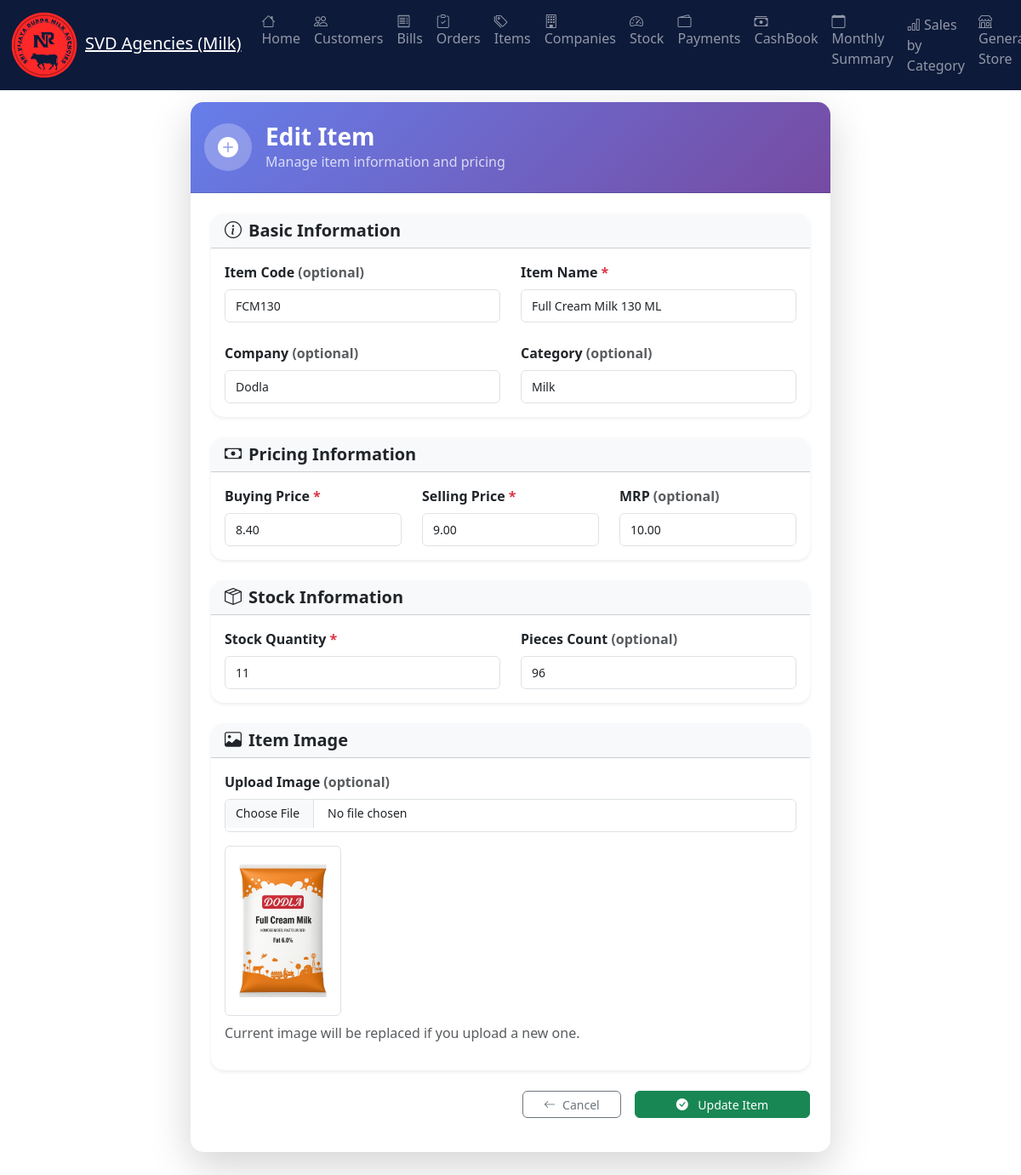
Page /milk_agency/edit-item/1/ (signed in) on the earlier database version.
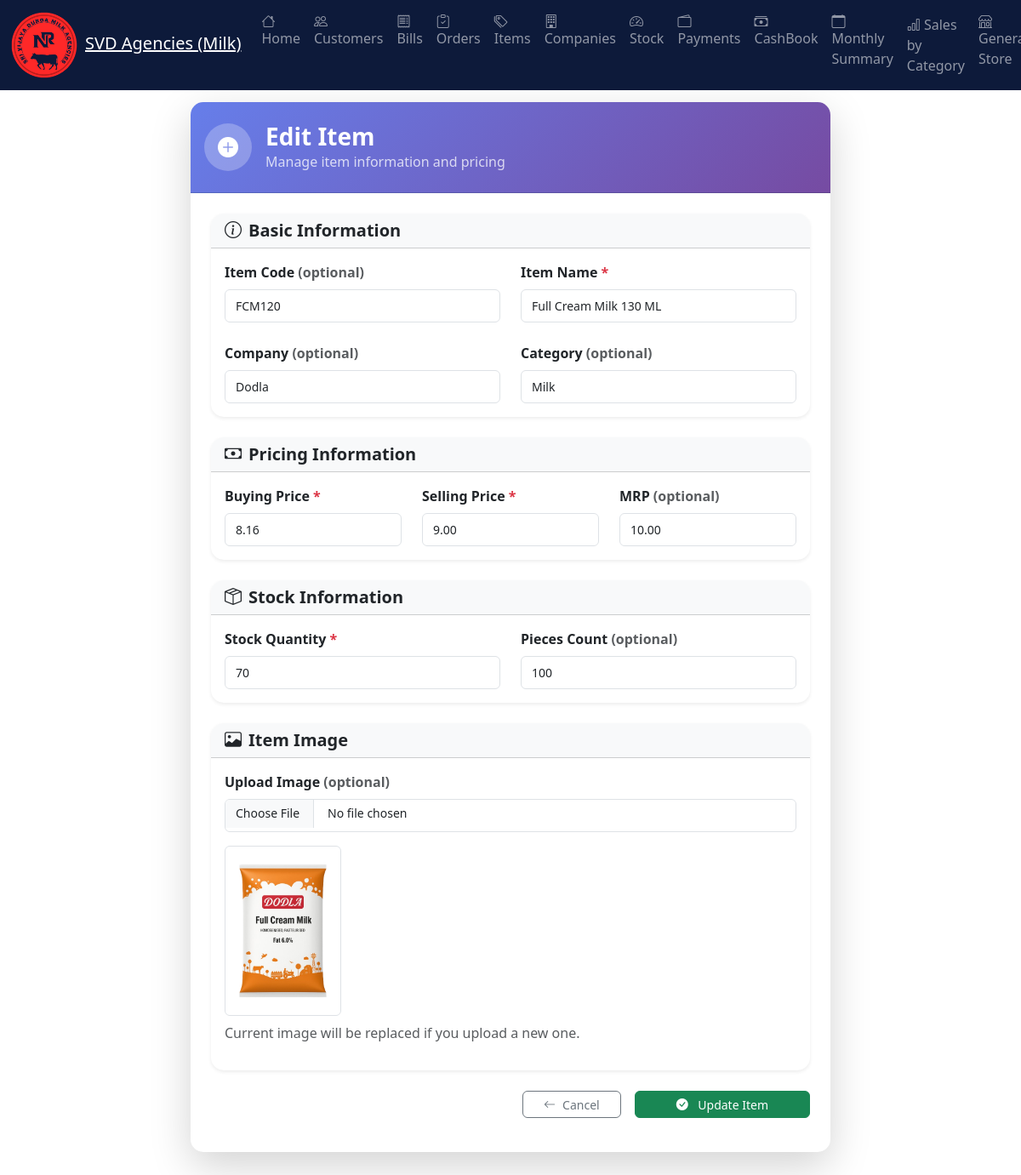
Same page on the later database version.
### milk_agency/models.py (models this page shows, shortened)
class Item(models.Model):
    code = models.CharField(max_length=50, unique=True, blank=True, null=True, help_text='Unique item code')
    name = models.CharField(max_length=255)
    company = models.CharField(max_length=255, blank=True)
    category = models.CharField(max_length=100, blank=True, null=True)
    buying_price = models.DecimalField(max_digits=10, decimal_places=2, default=0)
    selling_price = models.DecimalField(max_digits=10, decimal_places=2, default=0)
    mrp = models.DecimalField(max_digits=10, decimal_places=2, default=0, help_text='Maximum Retail Price')
    stock_quantity = models.IntegerField(default=0)
    pcs_count = models.IntegerField(default=0, help_text='Number of pieces per unit')
    image = models.ImageField(upload_to='items_saved/', blank=True, null=True)
    frozen = models.BooleanField(default=False, help_text='If true, item is frozen and not displayed in app except items dashboard')

### milk_agency/views_items.py (the view)
# urls.py: path('edit-item/<int:item_id>/', views_items.edit_item, name='edit_item'),
@login_required
def edit_item(request, item_id):
    return add_item(request, item_id)

### customer_portal/authentication.py (called while the page is built)
    def get_user(self, user_id):
        try:
            return Customer.objects.get(pk=user_id)
        except Customer.DoesNotExist:
            return None

### milk_agency/views_items.py (called while the page is built, shortened)
@login_required
def add_item(request, item_id=None):
    if item_id:
        item = get_object_or_404(Item, id=item_id)
    else:
        item = None
    context = {
        'item': item,
        'is_edit': item is not None
    }
    return render(request, 'milk_agency/items/add_item.html', context)

### templates/milk_agency/items/add_item.html (shortened to what the changed rows need)
﻿{% extends "milk_agency/home/base.html" %}
{% block content %}
<div class="container-fluid py-4">
    <div class="row justify-content-center">
        <div class="col-12 col-lg-10 col-xl-8">
            <div class="card shadow-lg border-0">
                <div class="card-body p-4">
                    <form method="post" action="" id="addItemForm" enctype="multipart/form-data" novalidate>
                        <div class="card border-0 shadow-sm mb-4">
                            <div class="card-body">
                                <div class="row g-3 g-md-4">
                                    <div class="col-12 col-md-6">
                                        <label for="code" class="form-label fw-semibold">Item Code <span class="text-muted">(optional)</span></label>
                                        <input type="text" class="form-control form-control-lg" id="code" name="code" placeholder="Enter unique item code" value="{% if item %}{{ item.code }}{% endif %}" maxlength="50">
                                    </div>
                                    <div class="col-12 col-md-6">
                                        <label for="name" class="form-label fw-semibold">Item Name <span class="text-danger">*</span></label>
                                        <input type="text" class="form-control form-control-lg" id="name" name="name" placeholder="Enter item name" value="{% if item %}{{ item.name }}{% endif %}" required>
                                    </div>
                                    <div class="col-12 col-md-6">
                                        <label for="company" class="form-label fw-semibold">Company <span class="text-muted">(optional)</span></label>
                                        <input type="text" class="form-control form-control-lg" id="company" name="company" placeholder="Enter company name" value="{% if item %}{{ item.company }}{% endif %}">
                                    </div>
                                    <div class="col-12 col-md-6">
                                        <label for="category" class="form-label fw-semibold">Category <span class="text-muted">(optional)</span></label>
                                        <input type="text" class="form-control form-control-lg" id="category" name="category" placeholder="Enter item category (e.g., Electronics, Food)" value="{% if item %}{{ item.category }}{% endif %}">
                                    </div>
                                </div>
                            </div>
                        </div>
                        <div class="card border-0 shadow-sm mb-4">
                            <div class="card-body">
                                <div class="row g-3 g-md-4">
                                    <div class="col-12 col-md-4">
                                        <label for="buying_price" class="form-label fw-semibold">Buying Price <span class="text-danger">*</span></label>
                                        <input type="number" step="0.01" class="form-control form-control-lg" id="buying_price" name="buying_price" placeholder="Enter buying price" min="0" value="{% if item %}{{ item.buying_price }}{% endif %}" required>
                                    </div>
                                    <div class="col-12 col-md-4">
                                        <label for="selling_price" class="form-label fw-semibold">Selling Price <span class="text-danger">*</span></label>
                                        <input type="number" step="0.01" class="form-control form-control-lg" id="selling_price" name="selling_price" placeholder="Enter selling price" min="0" value="{% if item %}{{ item.selling_price }}{% endif %}" required>
                                    </div>
                                    <div class="col-12 col-md-4">
                                        <label for="mrp" class="form-label fw-semibold">MRP <span class="text-muted">(optional)</span></label>
                                        <input type="number" step="0.01" class="form-control form-control-lg" id="mrp" name="mrp" placeholder="Enter Maximum Retail Price" min="0" value="{% if item %}{{ item.mrp }}{% else %}0{% endif %}">
                                    </div>
                                </div>
                            </div>
                        </div>
                        <div class="card border-0 shadow-sm mb-4">
                            <div class="card-body">
                                <div class="row g-3 g-md-4">
                                    <div class="col-12 col-md-6">
                                        <label for="stock_quantity" class="form-label fw-semibold">Stock Quantity <span class="text-danger">*</span></label>
                                        <input type="number" class="form-control form-control-lg" id="stock_quantity" name="stock_quantity" placeholder="Enter initial stock quantity" min="0" value="{% if item %}{{ item.stock_quantity }}{% else %}0{% endif %}" required>
                                    </div>
                                    <div class="col-12 col-md-6">
                                        <label for="pcs_count" class="form-label fw-semibold">Pieces Count <span class="text-muted">(optional)</span></label>
                                        <input type="number" class="form-control form-control-lg" id="pcs_count" name="pcs_count" placeholder="Enter pieces per unit" min="0" value="{% if item %}{{ item.pcs_count }}{% else %}0{% endif %}">
                                    </div>
                                </div>
                            </div>
                        </div>
                        <div class="card border-0 shadow-sm mb-4">
                            <div class="card-body">
                                <div class="row">
                                    <div class="col-12">
                                        {% if item.image %}
                                        <div class="mt-3">
                                            <img src="{{ item.image.url }}" alt="Current image" class="img-thumbnail" style="max-width: 200px; max-height: 200px;">
                                            <p class="text-muted mt-2">Current image will be replaced if you upload a new one.</p>
                                        </div>
                                        {% endif %}
                                    </div>
                                </div>
                            </div>
                        </div>
                    </form>
                </div>
            </div>
        </div>
    </div>
</div>
{% endblock %}

Differences in the rows shown:
changed Item "Full Cream Milk 130 ML": code "FCM130" → "FCM120"; buying_price "8.40" → "8.16"; stock_quantity "11" → "70"; pcs_count "96" → "100"
